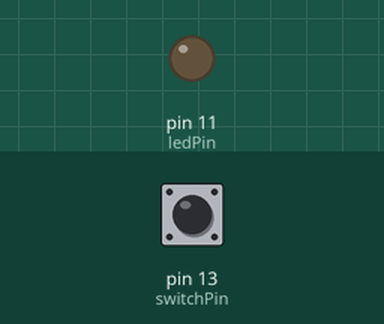
This sketch was run on a simulated Arduino Uno, built with avr-gcc and run on an emulated ATmega328P. Parts: output pins drawn as LEDs (lit = HIGH). Inputs (shaded band) come from the test bench; at power-on: pin 13 (switchPin) LOW.

Above: at 1.2 s.
1.3 s: pin 13 (switchPin) pulled HIGH for 0.15 s
At 1.9 s:
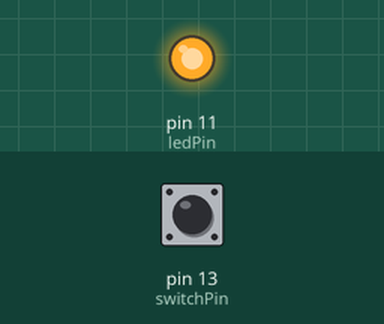
2.9 s: pin 13 (switchPin) pulled HIGH for 1 s
At 4.4 s:
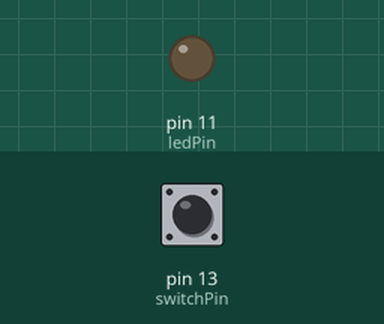
5.4 s: pin 13 (switchPin) pulled HIGH for 3.2 s
At 9.2 s:
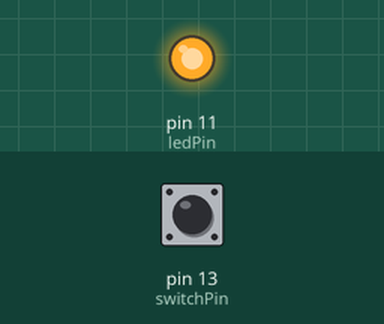
Timing chart, 0 to 10.7 s (numbered marks = the images above; inputs shaded):
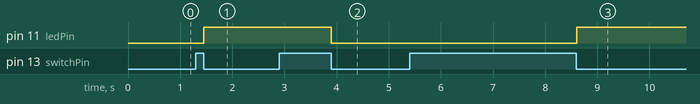

The sketch:

OP2_Button.ino
```cpp
int switchPin = 13;
int ledPin = 11;
int switchState = LOW;
int onOffCounter = 0;

void setup() {
    //Zet pin van led op output
    pinMode(ledPin, OUTPUT);
    //Zet pin van led op input
    pinMode(switchPin, INPUT);
}

void loop() {
    //Als button ingedrukt is
    if (digitalRead(switchPin) == HIGH) {
        //En lamp uit is
        if (onOffCounter == 0) {
            //Zet lamp aan
            onOffCounter = 1;
        } else {
            //Anders zet lamp uit
            onOffCounter = 0;
        }

        //Als button nog ingedrukt is wachten
        while (digitalRead(switchPin) == HIGH) {
            delay(1);
        }
    }
    //Als counter 1 staat led aan
    if (onOffCounter == 1) {
        digitalWrite(ledPin, HIGH);
    }
    //Als counter 0 staat led uit
    if (onOffCounter == 0) {
        digitalWrite(ledPin, LOW);
    }
}
```

Measured:
- after the input at 1.3 s, pin 11 (ledPin): LOW → HIGH after 0.15 s
- after the input at 2.9 s, pin 11 (ledPin): HIGH → LOW after 1.0 s
- after the input at 5.4 s, pin 11 (ledPin): LOW → HIGH after 3.2 s
